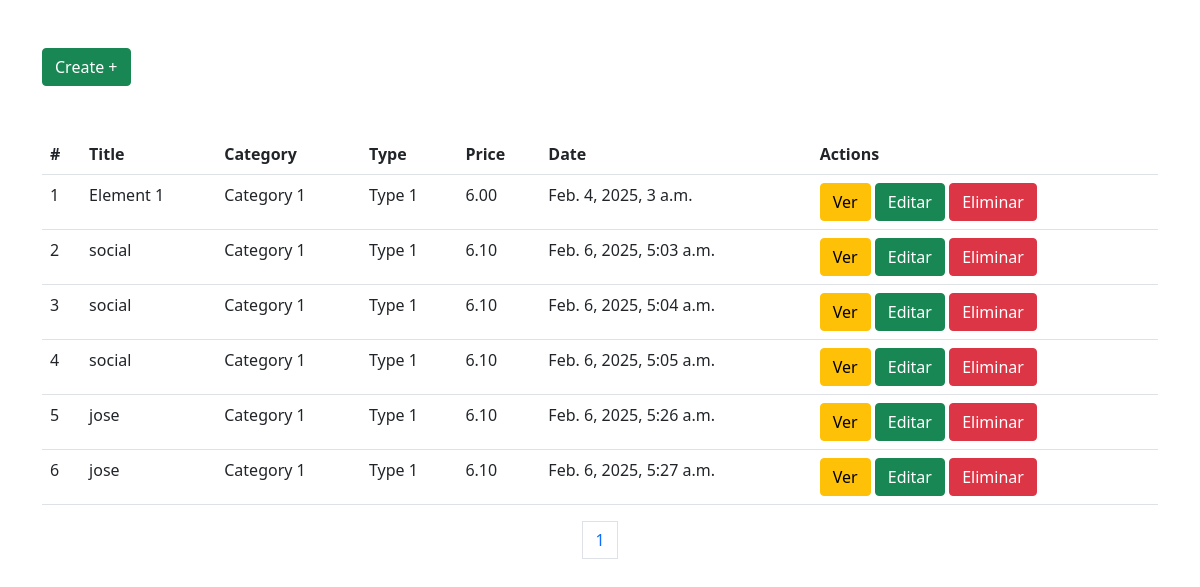
Before: /elements/?page=2 with the older database file.
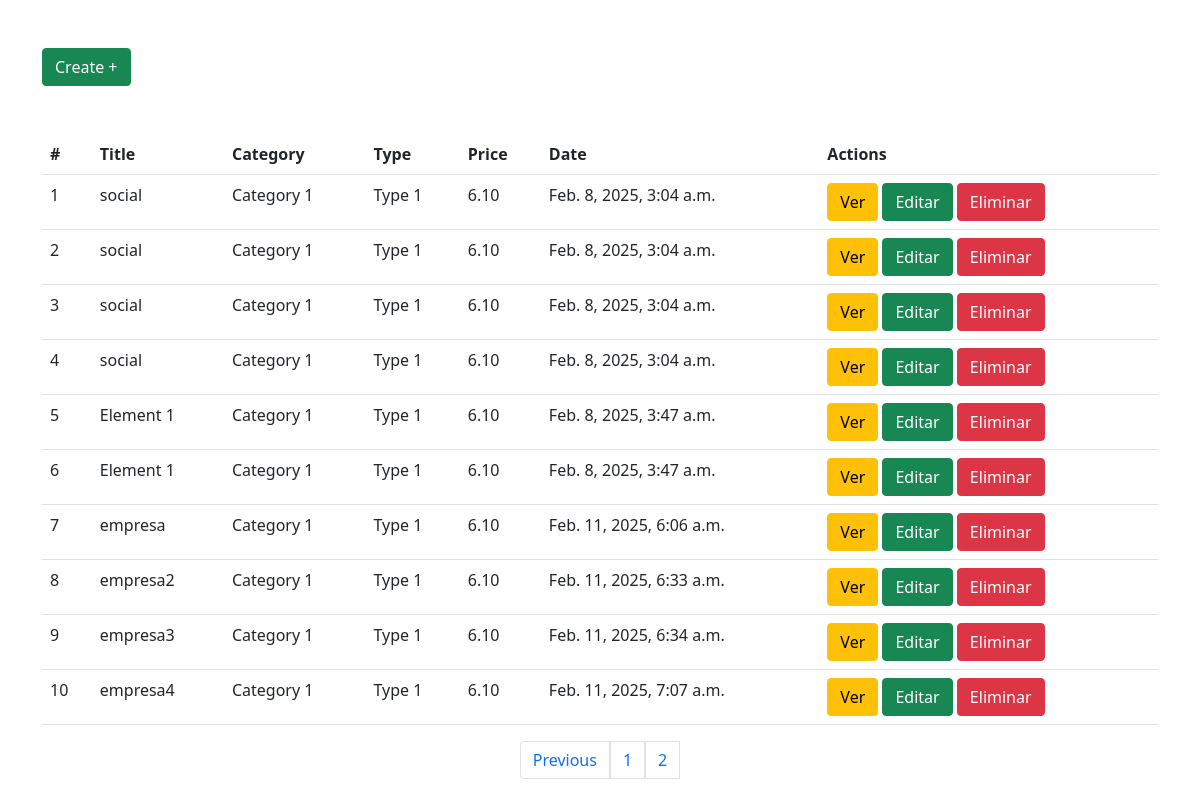
After: the same page with the newer database file.
### element/models.py (models this page shows, shortened)
class Element(models.Model):
    title = models.CharField(max_length=255)
    slug = models.SlugField(max_length=255)
    description = models.TextField()
    price = models.DecimalField(max_digits=10, decimal_places=2, default=6.10)
    category = models.ForeignKey(Category, on_delete=models.CASCADE)
    type = models.ForeignKey(Type, on_delete=models.CASCADE)
    created = models.DateTimeField(auto_now=True)
    updated = models.DateTimeField(auto_now=True)

class Category(models.Model):
    title = models.CharField(max_length=255)
    slug = models.SlugField(max_length=255)

class Type(models.Model):
    title = models.CharField(max_length=255)
    slug = models.SlugField(max_length=255)
    def __str__(self):
        return self.title

### element/views.py (the view)
# urls.py: path('', views.index, name='index'),
def index(request):
    elements = Element.objects.all()
    paginator = Paginator(elements, 10)
    page_number = request.GET.get('page')
    return render(request, 'element/index.html', {'elements': paginator.get_page(page_number)})

### element/templates/element/index.html (shortened to what this page needs)
<!DOCTYPE html>
<html lang="en">
<head>
    <link href="https://cdn.jsdelivr.net/npm/bootstrap@5.0.2/dist/css/bootstrap.min.css" rel="stylesheet"
>
</head>
<body>
    <div class="container mt-5">
        <a href="add?openModal=true" class="btn btn-success">Create +</a>
    </div>
    <div class="container mt-5">
        <table class="table table-hover">
            <tr>
                <th>#</th>
                <th>Title</th>
                <th>Category</th>
                <th>Type</th>
                <th>Price</th>
                <th>Date</th>
                <th>Actions</th>
            </tr>
            {% for e in elements %}
            <tr>
                <td>{{forloop.counter}}</td>
                <td>{{e.title}}</td>
                <td>{{e.category.title}}</td>
                <td>{{e.type}}</td>
                <td>{{e.price}}</td>
                <td>{{e.created}}</td>
                <td>
                    <a href="" class="btn btn-warning">Ver</a>
                    <a href="" class="btn btn-success">Editar</a>
                    <a href="" class="btn btn-danger">Eliminar</a>
                </td>
            </tr>
            {% endfor %}
        </table>
    </div>
    <nav aria-label="Page navigation example">
        <ul class="pagination justify-content-center">
            <li class="page-item">
                {% if elements.has_previous %}
                <a class="page-link" href="?page={{ elements.previous_page_number }}">Previous</a>
                {% endif %}
            </li>
                {% for i in elements.paginator.page_range %}
                <li class="page-item"></li><a class="page-link" href="?page={{ i }}">{{i}}</a></li>
                {% endfor %}
        </ul>
    </nav>
</body>
</html>

Changed rows visible on the page:
no longer on this page (row unchanged): Element: title "Element 1", category "Category 1", type "Type 1", price "6.00", created "Feb. 4, 2025, 3 a.m."
no longer on this page (row unchanged): Element: title "social", category "Category 1", type "Type 1", price "6.10", created "Feb. 6, 2025, 5:03 a.m."
no longer on this page (row unchanged): Element: title "social", category "Category 1", type "Type 1", price "6.10", created "Feb. 6, 2025, 5:04 a.m."
no longer on this page (row unchanged): Element: title "social", category "Category 1", type "Type 1", price "6.10", created "Feb. 6, 2025, 5:05 a.m."
no longer on this page (row unchanged): Element: title "jose", category "Category 1", type "Type 1", price "6.10", created "Feb. 6, 2025, 5:26 a.m."
no longer on this page (row unchanged): Element: title "jose", category "Category 1", type "Type 1", price "6.10", created "Feb. 6, 2025, 5:27 a.m."
added Element: title "social", category "Category 1", type "Type 1", price "6.10", created "Feb. 8, 2025, 3:04 a.m."
added Element: title "social", category "Category 1", type "Type 1", price "6.10", created "Feb. 8, 2025, 3:04 a.m."
added Element: title "social", category "Category 1", type "Type 1", price "6.10", created "Feb. 8, 2025, 3:04 a.m."
added Element: title "social", category "Category 1", type "Type 1", price "6.10", created "Feb. 8, 2025, 3:04 a.m."
added Element: title "Element 1", category "Category 1", type "Type 1", price "6.10", created "Feb. 8, 2025, 3:47 a.m."
added Element: title "Element 1", category "Category 1", type "Type 1", price "6.10", created "Feb. 8, 2025, 3:47 a.m."
added Element: title "empresa", category "Category 1", type "Type 1", price "6.10", created "Feb. 11, 2025, 6:06 a.m."
added Element: title "empresa2", category "Category 1", type "Type 1", price "6.10", created "Feb. 11, 2025, 6:33 a.m."
added Element: title "empresa3", category "Category 1", type "Type 1", price "6.10", created "Feb. 11, 2025, 6:34 a.m."
added Element: title "empresa4", category "Category 1", type "Type 1", price "6.10", created "Feb. 11, 2025, 7:07 a.m."
Other visible differences:
text now shown: "Previous"
new list line: "2"
